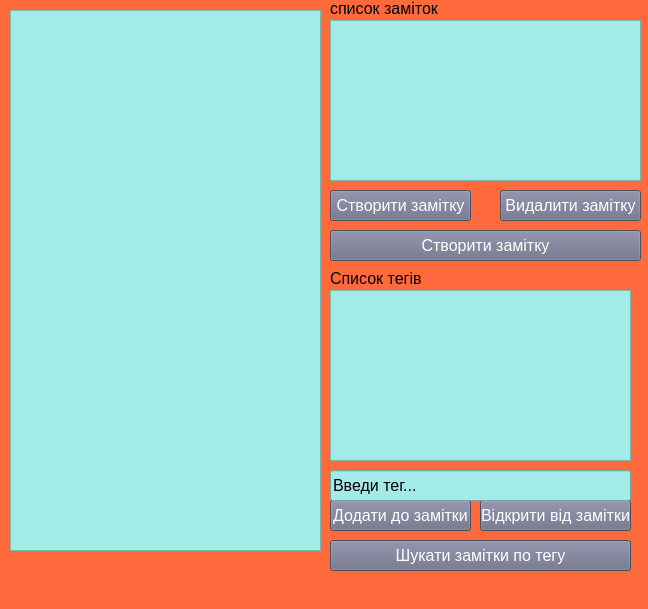
<?xml version="1.0" encoding="UTF-8"?>
<ui version="4.0">
 <class>MainWindow</class>
 <widget class="QMainWindow" name="MainWindow">
  <property name="geometry">
   <rect>
    <x>0</x>
    <y>0</y>
    <width>648</width>
    <height>609</height>
   </rect>
  </property>
  <property name="windowTitle">
   <string>MainWindow</string>
  </property>
  <property name="styleSheet">
   <string notr="true">background: #ff6a3d;
</string>
  </property>
  <widget class="QWidget" name="centralwidget">
   <widget class="QTextEdit" name="textEdit">
    <property name="geometry">
     <rect>
      <x>10</x>
      <y>10</y>
      <width>311</width>
      <height>541</height>
     </rect>
    </property>
    <property name="font">
     <font>
      <pointsize>12</pointsize>
     </font>
    </property>
    <property name="styleSheet">
     <string notr="true">background: #a3ebe6;
</string>
    </property>
   </widget>
   <widget class="QLabel" name="label">
    <property name="geometry">
     <rect>
      <x>330</x>
      <y>0</y>
      <width>271</width>
      <height>16</height>
     </rect>
    </property>
    <property name="font">
     <font>
      <pointsize>12</pointsize>
     </font>
    </property>
    <property name="text">
     <string>список заміток</string>
    </property>
   </widget>
   <widget class="QListWidget" name="listWidget">
    <property name="geometry">
     <rect>
      <x>330</x>
      <y>20</y>
      <width>311</width>
      <height>161</height>
     </rect>
    </property>
    <property name="font">
     <font>
      <pointsize>12</pointsize>
     </font>
    </property>
    <property name="styleSheet">
     <string notr="true">background: #a3ebe6;
</string>
    </property>
   </widget>
   <widget class="QToolButton" name="toolButton">
    <property name="geometry">
     <rect>
      <x>330</x>
      <y>190</y>
      <width>141</width>
      <height>31</height>
     </rect>
    </property>
    <property name="font">
     <font>
      <pointsize>12</pointsize>
     </font>
    </property>
    <property name="styleSheet">
     <string notr="true">background: #6a6c85;
color: white;</string>
    </property>
    <property name="text">
     <string>Створити замітку</string>
    </property>
   </widget>
   <widget class="QToolButton" name="toolButton_2">
    <property name="geometry">
     <rect>
      <x>500</x>
      <y>190</y>
      <width>141</width>
      <height>31</height>
     </rect>
    </property>
    <property name="font">
     <font>
      <pointsize>12</pointsize>
     </font>
    </property>
    <property name="styleSheet">
     <string notr="true">background: #6a6c85;
color: white;</string>
    </property>
    <property name="text">
     <string>Видалити замітку</string>
    </property>
   </widget>
   <widget class="QToolButton" name="toolButton_3">
    <property name="geometry">
     <rect>
      <x>330</x>
      <y>230</y>
      <width>311</width>
      <height>31</height>
     </rect>
    </property>
    <property name="font">
     <font>
      <pointsize>12</pointsize>
     </font>
    </property>
    <property name="styleSheet">
     <string notr="true">background: #6a6c85;
color: white;</string>
    </property>
    <property name="text">
     <string>Створити замітку</string>
    </property>
   </widget>
   <widget class="QToolButton" name="toolButton_4">
    <property name="geometry">
     <rect>
      <x>330</x>
      <y>500</y>
      <width>141</width>
      <height>31</height>
     </rect>
    </property>
    <property name="font">
     <font>
      <pointsize>12</pointsize>
     </font>
    </property>
    <property name="styleSheet">
     <string notr="true">background: #6a6c85;
color: white;</string>
    </property>
    <property name="text">
     <string>Додати до замітки</string>
    </property>
   </widget>
   <widget class="QToolButton" name="toolButton_5">
    <property name="geometry">
     <rect>
      <x>480</x>
      <y>500</y>
      <width>151</width>
      <height>31</height>
     </rect>
    </property>
    <property name="font">
     <font>
      <pointsize>12</pointsize>
     </font>
    </property>
    <property name="styleSheet">
     <string notr="true">background: #6a6c85;
color: white;</string>
    </property>
    <property name="text">
     <string>Відкрити від замітки</string>
    </property>
   </widget>
   <widget class="QListWidget" name="listWidget_2">
    <property name="geometry">
     <rect>
      <x>330</x>
      <y>290</y>
      <width>301</width>
      <height>171</height>
     </rect>
    </property>
    <property name="font">
     <font>
      <pointsize>12</pointsize>
     </font>
    </property>
    <property name="styleSheet">
     <string notr="true">background: #a3ebe6;
</string>
    </property>
   </widget>
   <widget class="QToolButton" name="toolButton_6">
    <property name="geometry">
     <rect>
      <x>330</x>
      <y>540</y>
      <width>301</width>
      <height>31</height>
     </rect>
    </property>
    <property name="font">
     <font>
      <pointsize>12</pointsize>
     </font>
    </property>
    <property name="styleSheet">
     <string notr="true">background: #6a6c85;
color: white;</string>
    </property>
    <property name="text">
     <string>Шукати замітки по тегу</string>
    </property>
   </widget>
   <widget class="QLabel" name="label_2">
    <property name="geometry">
     <rect>
      <x>330</x>
      <y>270</y>
      <width>271</width>
      <height>16</height>
     </rect>
    </property>
    <property name="font">
     <font>
      <pointsize>12</pointsize>
     </font>
    </property>
    <property name="text">
     <string>Список тегів</string>
    </property>
   </widget>
   <widget class="QLineEdit" name="lineEdit">
    <property name="geometry">
     <rect>
      <x>330</x>
      <y>470</y>
      <width>301</width>
      <height>31</height>
     </rect>
    </property>
    <property name="font">
     <font>
      <pointsize>12</pointsize>
     </font>
    </property>
    <property name="styleSheet">
     <string notr="true">background: #a3ebe6;
</string>
    </property>
    <property name="text">
     <string>Введи тег...</string>
    </property>
   </widget>
  </widget>
  <widget class="QMenuBar" name="menubar">
   <property name="geometry">
    <rect>
     <x>0</x>
     <y>0</y>
     <width>648</width>
     <height>21</height>
    </rect>
   </property>
  </widget>
  <widget class="QStatusBar" name="statusbar"/>
 </widget>
 <resources/>
 <connections/>
</ui>
